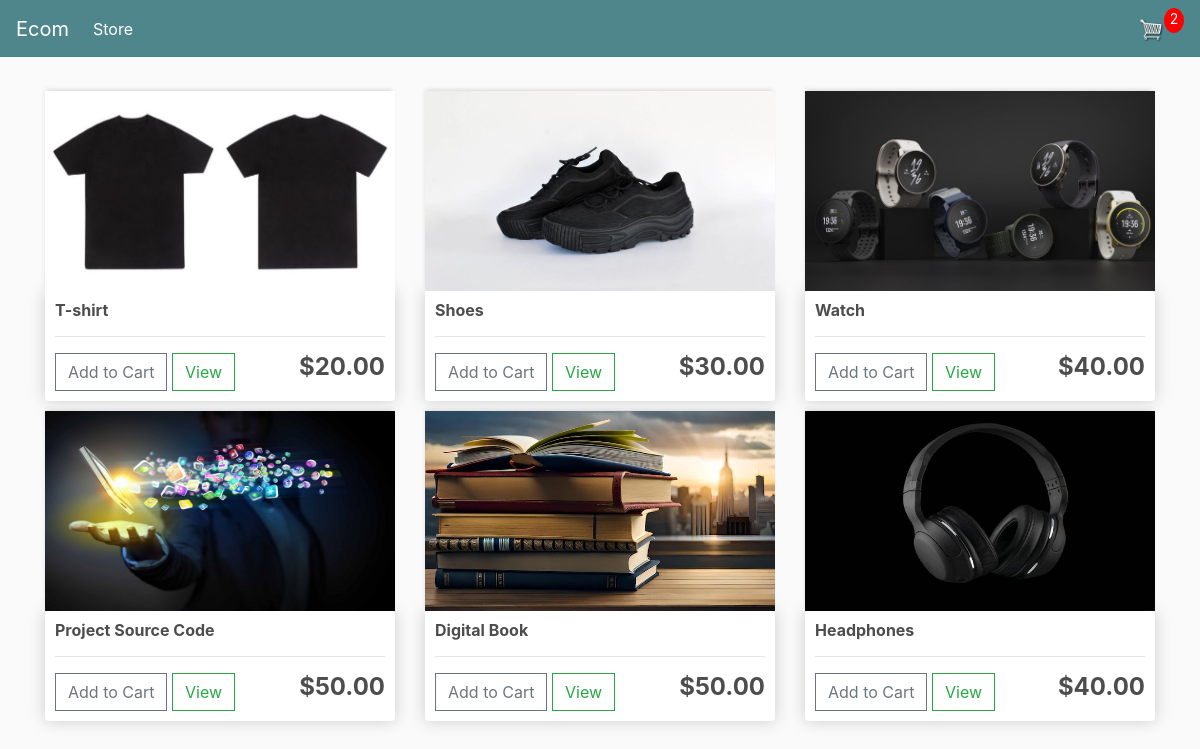
The app's page / (signed in) with its own data.
### store/models.py (models this page shows, shortened)
class Product(models.Model):
    name = models.CharField(max_length=200, null=True)
    price = models.DecimalField(max_digits=7, decimal_places=2)
    digital = models.BooleanField(default=False, null=True, blank=True)
    image = models.ImageField(null=True, blank=True)

### store/views.py (the view)
# urls.py: path("", include("store.urls")),
def store(request):
    if request.user.is_authenticated:
        customer = request.user.customer
        order, created = Order.objects.get_or_create(customer=customer, complete=False)
        items = order.orderitem_set.all()
        cartItems = order.get_cart_items
    else:
        cookieData = cookieCart(request)
        cartItems = cookieData["cartItems"]
    products = Product.objects.all()
    context = {"products": products, "cartItems": cartItems, "shipping": False}
    return render(request, "store/store.html", context)

### store/models.py (called while the page is built)
    @property
    def get_cart_items(self):
        orderitems = self.orderitem_set.all()
        total = sum([item.quantity for item in orderitems])
        return total

### store/templates/store/store.html
{% extends 'store/main.html' %}
{% load static %}
{% block content %}
	<div class="row">
		{% for product in products %}
		<div class="col-lg-4">
			<img class="thumbnail" src="{{product.image.url}}">
			<div class="box-element product">
				<h6><strong>{{product.name}}</strong></h6>
				<hr>
				<button data-product={{product.id}} data-action="add"  class="btn btn-outline-secondary add-btn update-cart">Add to Cart</button>
				<a class="btn btn-outline-success" href="#">View</a>
				<h4 style="display: inline-block; float: right"><strong>${{product.price|floatformat:2}}</strong></h4>
			</div>
		</div>
		{% endfor %}
	</div>
{% endblock content %}

### static/css/main.css (style rules this page uses)
body { background-color: hsl(0, 0%, 98%); }
h1,h2,h3,h4,h5,h6 { color:hsl(0, 0%, 30%); }
.box-element { box-shadow:hsl(0, 0%, 80%) 0 0 16px; background-color: #fff; border-radius: 4px; padding: 10px; }
.thumbnail { width: 100%; height: 200px; -webkit-box-shadow: -1px -3px 5px -2px rgba(214,214,214,1); -moz-box-shadow: -1px -3px 5px -2px rgba(214,214,214,1); box-shadow: -1px -3px 5px -2px rgba(214,214,214,1); }
.product { border-radius: 0 0 4px 4px; }
.col-lg-4, .col-lg-6, .col-lg-8, .col-lg-12 { margin-top: 10px; }
.btn { border-radius: 0; }

### records on screen
Product: image (picture), name "T-shirt", price "20.00"
Product: image (picture), name "Shoes", price "30.00"
Product: image (picture), name "Watch", price "40.00"
Product: image (picture), name "Project Source Code", price "50.00"
Product: image (picture), name "Digital Book", price "50.00"
Product: image (picture), name "Headphones", price "40.00"

### other values on screen
{{ cartItems }} "2"
